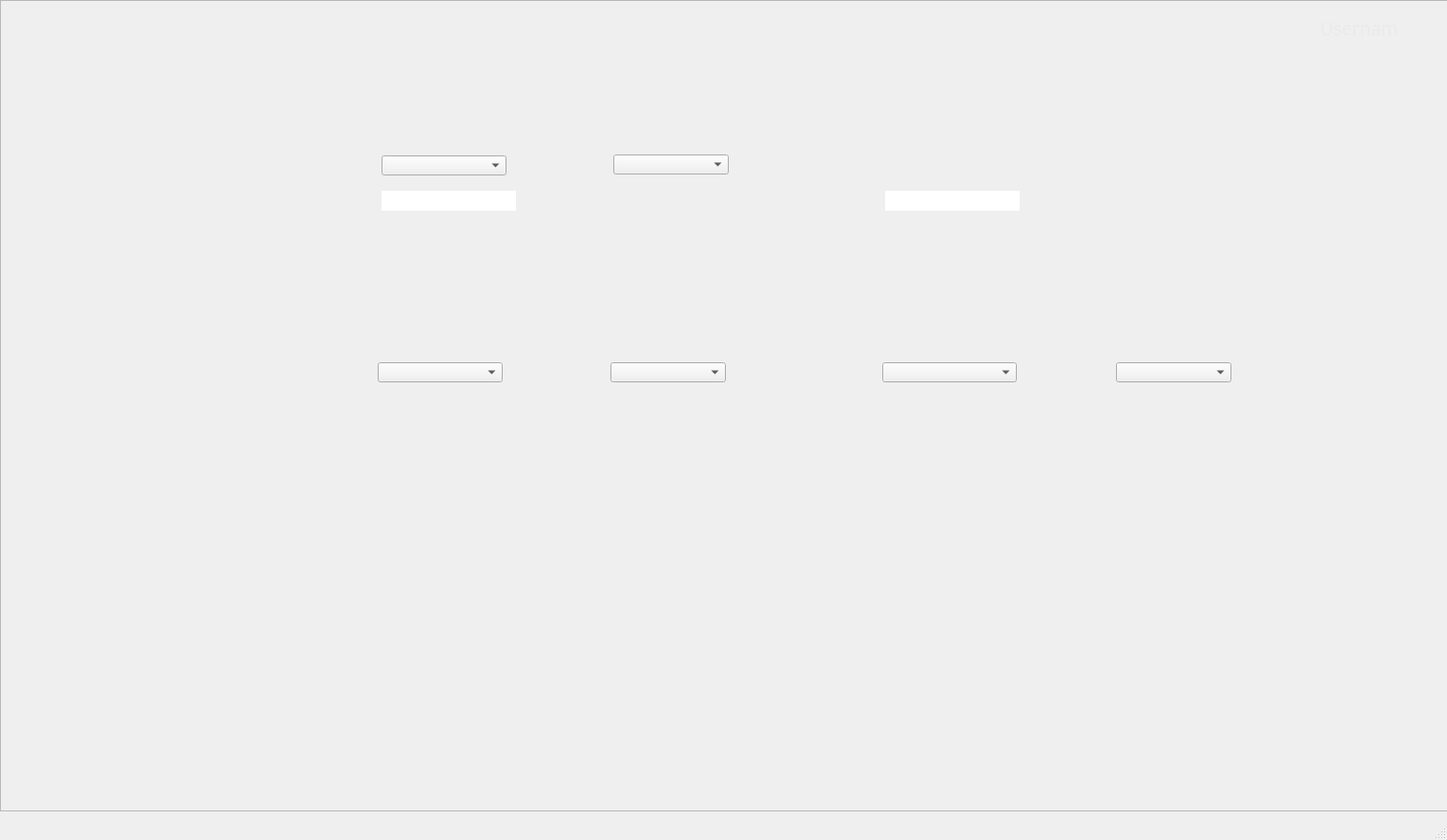
<?xml version="1.0" encoding="UTF-8"?>
<ui version="4.0">
 <class>Catalogs</class>
 <widget class="QMainWindow" name="Catalogs">
  <property name="geometry">
   <rect>
    <x>0</x>
    <y>0</y>
    <width>1517</width>
    <height>881</height>
   </rect>
  </property>
  <property name="windowTitle">
   <string>Catalogs</string>
  </property>
  <widget class="QWidget" name="centralwidget">
   <widget class="QFrame" name="CatalogsFrame">
    <property name="geometry">
     <rect>
      <x>0</x>
      <y>0</y>
      <width>1531</width>
      <height>851</height>
     </rect>
    </property>
    <property name="frameShape">
     <enum>QFrame::StyledPanel</enum>
    </property>
    <property name="frameShadow">
     <enum>QFrame::Raised</enum>
    </property>
    <widget class="QLabel" name="BackgroundLabel_Catalogs_Catalogs">
     <property name="geometry">
      <rect>
       <x>0</x>
       <y>0</y>
       <width>1511</width>
       <height>841</height>
      </rect>
     </property>
     <property name="text">
      <string/>
     </property>
     <property name="pixmap">
      <pixmap>Images/Catalogs.png</pixmap>
     </property>
     <property name="scaledContents">
      <bool>true</bool>
     </property>
    </widget>
    <widget class="QPushButton" name="HomeButton_Catalogs">
     <property name="geometry">
      <rect>
       <x>0</x>
       <y>60</y>
       <width>241</width>
       <height>51</height>
      </rect>
     </property>
     <property name="text">
      <string/>
     </property>
     <property name="flat">
      <bool>true</bool>
     </property>
    </widget>
    <widget class="QPushButton" name="CatalogButton_Catalogs">
     <property name="geometry">
      <rect>
       <x>0</x>
       <y>340</y>
       <width>241</width>
       <height>51</height>
      </rect>
     </property>
     <property name="text">
      <string/>
     </property>
     <property name="flat">
      <bool>true</bool>
     </property>
    </widget>
    <widget class="QPushButton" name="LogOutButton_Catalogs">
     <property name="geometry">
      <rect>
       <x>0</x>
       <y>780</y>
       <width>241</width>
       <height>51</height>
      </rect>
     </property>
     <property name="text">
      <string/>
     </property>
     <property name="flat">
      <bool>true</bool>
     </property>
    </widget>
    <widget class="QPushButton" name="DataButton_Catalogs">
     <property name="geometry">
      <rect>
       <x>0</x>
       <y>120</y>
       <width>241</width>
       <height>51</height>
      </rect>
     </property>
     <property name="text">
      <string/>
     </property>
     <property name="flat">
      <bool>true</bool>
     </property>
    </widget>
    <widget class="QLabel" name="UsernameLabel_Catalogs">
     <property name="geometry">
      <rect>
       <x>1384</x>
       <y>19</y>
       <width>81</width>
       <height>21</height>
      </rect>
     </property>
     <property name="font">
      <font>
       <family>Source Sans Pro</family>
       <pointsize>14</pointsize>
      </font>
     </property>
     <property name="cursor">
      <cursorShape>BlankCursor</cursorShape>
     </property>
     <property name="autoFillBackground">
      <bool>false</bool>
     </property>
     <property name="styleSheet">
      <string notr="true">color: rgb(234, 234, 234);</string>
     </property>
     <property name="text">
      <string>Username</string>
     </property>
    </widget>
    <widget class="QPushButton" name="UserBanButton_Catalogs">
     <property name="geometry">
      <rect>
       <x>0</x>
       <y>170</y>
       <width>241</width>
       <height>51</height>
      </rect>
     </property>
     <property name="text">
      <string/>
     </property>
     <property name="flat">
      <bool>true</bool>
     </property>
    </widget>
    <widget class="QPushButton" name="AuditLogButton_Catalogs">
     <property name="geometry">
      <rect>
       <x>0</x>
       <y>290</y>
       <width>241</width>
       <height>51</height>
      </rect>
     </property>
     <property name="text">
      <string/>
     </property>
     <property name="flat">
      <bool>true</bool>
     </property>
    </widget>
    <widget class="QPushButton" name="PersonRegisterbutton_Catalogs">
     <property name="geometry">
      <rect>
       <x>0</x>
       <y>230</y>
       <width>241</width>
       <height>51</height>
      </rect>
     </property>
     <property name="text">
      <string/>
     </property>
     <property name="flat">
      <bool>true</bool>
     </property>
    </widget>
    <widget class="QPushButton" name="StatisticsButton_Catalogs">
     <property name="geometry">
      <rect>
       <x>0</x>
       <y>450</y>
       <width>241</width>
       <height>51</height>
      </rect>
     </property>
     <property name="text">
      <string/>
     </property>
     <property name="flat">
      <bool>true</bool>
     </property>
    </widget>
    <widget class="QPushButton" name="RecordsButton_Catalogs">
     <property name="geometry">
      <rect>
       <x>0</x>
       <y>400</y>
       <width>241</width>
       <height>51</height>
      </rect>
     </property>
     <property name="text">
      <string/>
     </property>
     <property name="flat">
      <bool>true</bool>
     </property>
    </widget>
    <widget class="QComboBox" name="AddCatalTableChoice_Catalogs">
     <property name="geometry">
      <rect>
       <x>400</x>
       <y>163</y>
       <width>131</width>
       <height>21</height>
      </rect>
     </property>
     <property name="font">
      <font>
       <family>Source Sans Pro</family>
       <pointsize>12</pointsize>
      </font>
     </property>
    </widget>
    <widget class="QComboBox" name="AddCatalogCurrentChoice_Catalogs">
     <property name="geometry">
      <rect>
       <x>643</x>
       <y>162</y>
       <width>121</width>
       <height>21</height>
      </rect>
     </property>
     <property name="font">
      <font>
       <family>Source Sans Pro</family>
       <pointsize>12</pointsize>
      </font>
     </property>
    </widget>
    <widget class="QPushButton" name="AddCatalogButton_Catalogs">
     <property name="geometry">
      <rect>
       <x>357</x>
       <y>208</y>
       <width>127</width>
       <height>33</height>
      </rect>
     </property>
     <property name="text">
      <string/>
     </property>
     <property name="flat">
      <bool>true</bool>
     </property>
    </widget>
    <widget class="QPushButton" name="UpdateCatalogButton_Catalogs">
     <property name="geometry">
      <rect>
       <x>923</x>
       <y>238</y>
       <width>127</width>
       <height>33</height>
      </rect>
     </property>
     <property name="text">
      <string/>
     </property>
     <property name="flat">
      <bool>true</bool>
     </property>
    </widget>
    <widget class="QPushButton" name="UnableCatalogButton_Catalogs">
     <property name="geometry">
      <rect>
       <x>923</x>
       <y>420</y>
       <width>127</width>
       <height>33</height>
      </rect>
     </property>
     <property name="text">
      <string/>
     </property>
     <property name="flat">
      <bool>true</bool>
     </property>
    </widget>
    <widget class="QPushButton" name="DeleteCatalogButton_Catalogs">
     <property name="geometry">
      <rect>
       <x>394</x>
       <y>420</y>
       <width>127</width>
       <height>33</height>
      </rect>
     </property>
     <property name="text">
      <string/>
     </property>
     <property name="flat">
      <bool>true</bool>
     </property>
    </widget>
    <widget class="QComboBox" name="DeleteCatalTableChoice_Catalogs">
     <property name="geometry">
      <rect>
       <x>396</x>
       <y>380</y>
       <width>131</width>
       <height>21</height>
      </rect>
     </property>
     <property name="font">
      <font>
       <family>Source Sans Pro</family>
       <pointsize>12</pointsize>
      </font>
     </property>
    </widget>
    <widget class="QComboBox" name="DeleteCatalCurrentChoice_Catalogs">
     <property name="geometry">
      <rect>
       <x>640</x>
       <y>380</y>
       <width>121</width>
       <height>21</height>
      </rect>
     </property>
     <property name="font">
      <font>
       <family>Source Sans Pro</family>
       <pointsize>12</pointsize>
      </font>
     </property>
    </widget>
    <widget class="QComboBox" name="UnableCatalTableChoice_Catalogs">
     <property name="geometry">
      <rect>
       <x>925</x>
       <y>380</y>
       <width>141</width>
       <height>21</height>
      </rect>
     </property>
     <property name="font">
      <font>
       <family>Source Sans Pro</family>
       <pointsize>12</pointsize>
      </font>
     </property>
    </widget>
    <widget class="QComboBox" name="UnableCatalCurrentChoice_Catalogs">
     <property name="geometry">
      <rect>
       <x>1170</x>
       <y>380</y>
       <width>121</width>
       <height>21</height>
      </rect>
     </property>
     <property name="font">
      <font>
       <family>Source Sans Pro</family>
       <pointsize>12</pointsize>
      </font>
     </property>
    </widget>
    <widget class="QLineEdit" name="UpdateCatalDataInput_Catalogs">
     <property name="enabled">
      <bool>true</bool>
     </property>
     <property name="geometry">
      <rect>
       <x>928</x>
       <y>200</y>
       <width>141</width>
       <height>21</height>
      </rect>
     </property>
     <property name="font">
      <font>
       <family>Source Sans Pro</family>
       <pointsize>12</pointsize>
      </font>
     </property>
     <property name="cursor">
      <cursorShape>IBeamCursor</cursorShape>
     </property>
     <property name="acceptDrops">
      <bool>true</bool>
     </property>
     <property name="autoFillBackground">
      <bool>false</bool>
     </property>
     <property name="frame">
      <bool>false</bool>
     </property>
     <property name="clearButtonEnabled">
      <bool>false</bool>
     </property>
    </widget>
    <widget class="QLabel" name="UpdateCatalDisplay_Catalogs">
     <property name="geometry">
      <rect>
       <x>1150</x>
       <y>240</y>
       <width>141</width>
       <height>31</height>
      </rect>
     </property>
     <property name="font">
      <font>
       <family>Source Sans Pro</family>
       <pointsize>12</pointsize>
      </font>
     </property>
     <property name="autoFillBackground">
      <bool>false</bool>
     </property>
     <property name="text">
      <string/>
     </property>
     <property name="alignment">
      <set>Qt::AlignLeading|Qt::AlignLeft|Qt::AlignTop</set>
     </property>
    </widget>
    <widget class="QLabel" name="UnableCatalDisplay_Catalogs">
     <property name="geometry">
      <rect>
       <x>1154</x>
       <y>422</y>
       <width>141</width>
       <height>31</height>
      </rect>
     </property>
     <property name="font">
      <font>
       <family>Source Sans Pro</family>
       <pointsize>12</pointsize>
      </font>
     </property>
     <property name="autoFillBackground">
      <bool>false</bool>
     </property>
     <property name="text">
      <string/>
     </property>
     <property name="alignment">
      <set>Qt::AlignLeading|Qt::AlignLeft|Qt::AlignTop</set>
     </property>
    </widget>
    <widget class="QLabel" name="DeleteCatalDisplay_Catalogs">
     <property name="geometry">
      <rect>
       <x>620</x>
       <y>420</y>
       <width>151</width>
       <height>31</height>
      </rect>
     </property>
     <property name="font">
      <font>
       <family>Source Sans Pro</family>
       <pointsize>12</pointsize>
      </font>
     </property>
     <property name="autoFillBackground">
      <bool>false</bool>
     </property>
     <property name="text">
      <string/>
     </property>
     <property name="alignment">
      <set>Qt::AlignLeading|Qt::AlignLeft|Qt::AlignTop</set>
     </property>
    </widget>
    <widget class="QLabel" name="AddCatalDisplay_Catalogs">
     <property name="geometry">
      <rect>
       <x>620</x>
       <y>240</y>
       <width>151</width>
       <height>31</height>
      </rect>
     </property>
     <property name="font">
      <font>
       <family>Source Sans Pro</family>
       <pointsize>12</pointsize>
      </font>
     </property>
     <property name="autoFillBackground">
      <bool>false</bool>
     </property>
     <property name="text">
      <string/>
     </property>
     <property name="alignment">
      <set>Qt::AlignLeading|Qt::AlignLeft|Qt::AlignTop</set>
     </property>
    </widget>
    <widget class="QLineEdit" name="AddCatalogInput_Catalogs">
     <property name="enabled">
      <bool>true</bool>
     </property>
     <property name="geometry">
      <rect>
       <x>400</x>
       <y>200</y>
       <width>141</width>
       <height>21</height>
      </rect>
     </property>
     <property name="font">
      <font>
       <family>Source Sans Pro</family>
       <pointsize>12</pointsize>
      </font>
     </property>
     <property name="cursor">
      <cursorShape>IBeamCursor</cursorShape>
     </property>
     <property name="acceptDrops">
      <bool>true</bool>
     </property>
     <property name="autoFillBackground">
      <bool>false</bool>
     </property>
     <property name="frame">
      <bool>false</bool>
     </property>
     <property name="clearButtonEnabled">
      <bool>false</bool>
     </property>
    </widget>
   </widget>
  </widget>
  <widget class="QMenuBar" name="menubar">
   <property name="geometry">
    <rect>
     <x>0</x>
     <y>0</y>
     <width>1517</width>
     <height>21</height>
    </rect>
   </property>
  </widget>
  <widget class="QStatusBar" name="statusbar"/>
 </widget>
 <resources/>
 <connections/>
</ui>
